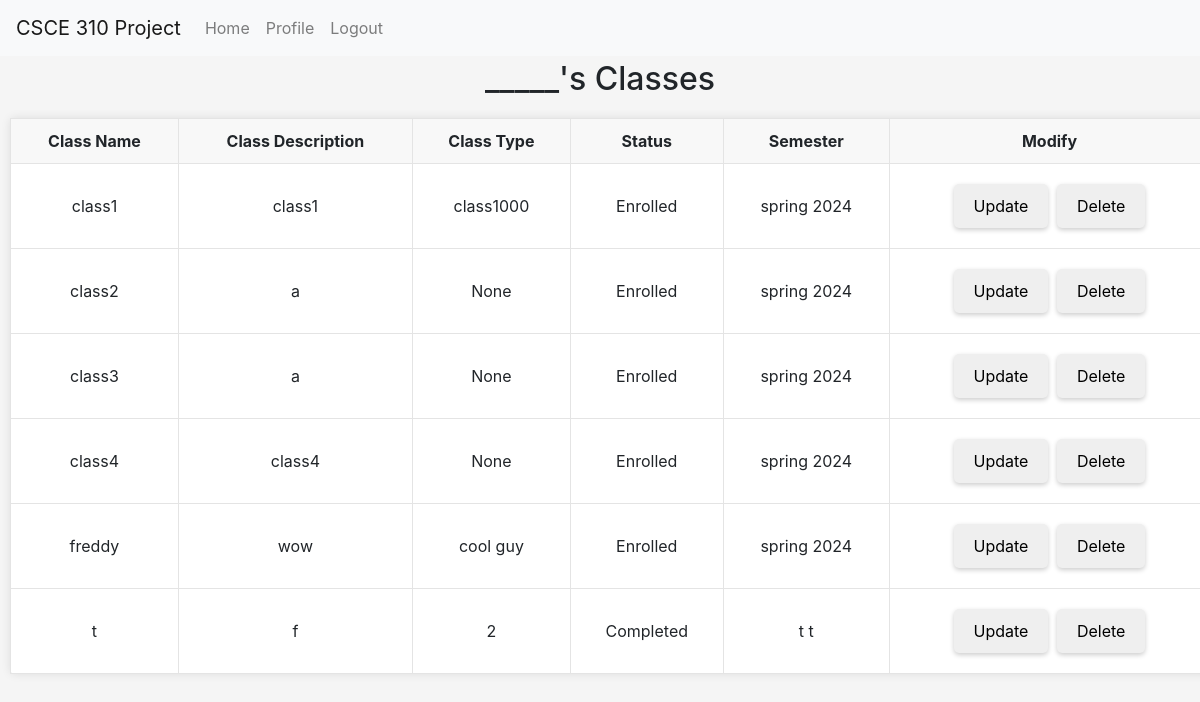
Before: /classes/view_classes/3424 (signed in) with the older database file.
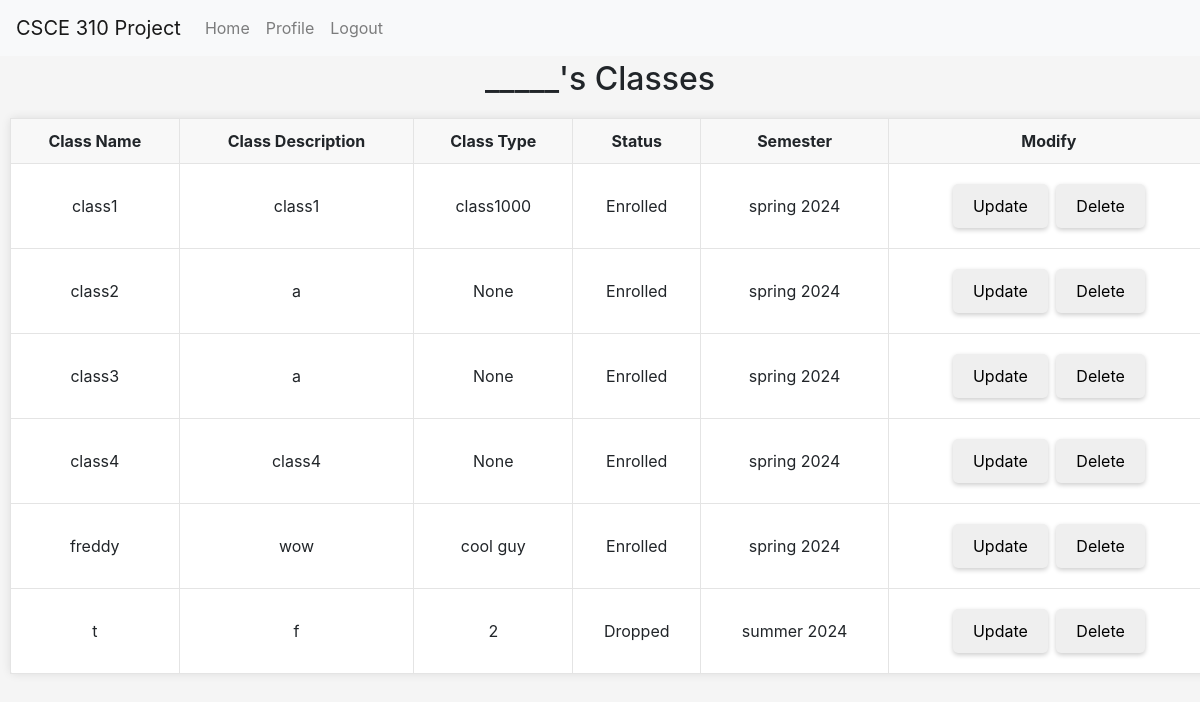
After: the same page with the newer database file.
### tables this page shows
CREATE TABLE Class_Enrollment (
                    CE_Num INTEGER PRIMARY KEY AUTOINCREMENT,
                    UIN INTEGER,
                    Class_ID INTEGER,
                    Status VARCHAR, 
                    Semester VARCHAR,
                    Year YEAR,
                    FOREIGN KEY(UIN) REFERENCES College_students(UIN),
                    FOREIGN KEY(Class_ID) REFERENCES Classes(Class_ID)
                    );

CREATE TABLE Classes (
                    Class_ID INTEGER PRIMARY KEY AUTOINCREMENT,
                    Name VARCHAR,
                    Description VARCHAR,
                    Type VARCHAR
                    );

### routes/classes.py (the view)
@classes_bp.route('/view_classes/<int:UIN>', methods=['GET'])
@login_required
def view_classes(UIN):
    conn = get_db_connection()
    classes = get_all_classes_by_user(conn, UIN)
    conn.close()
    return render_template('admin/view_classes.html', classes=classes)

### app.py (called while the page is built)
@login_manager.user_loader
def load_user(UIN):
    return User(UIN)

### db.py (called while the page is built)
def get_db_connection():
    conn = sqlite3.connect('database.db')
    conn.row_factory = sqlite3.Row
    return conn

### routes/classes.py (called while the page is built)
def get_all_classes_by_user(conn, UIN):
    return conn.execute('SELECT * FROM View_ClassEnrollmentDetails where UIN = ?', (UIN,)).fetchall()

### templates/admin/view_classes.html (shortened to what this page needs)
<!DOCTYPE html>
<html lang="en">
<head>
  <link rel="stylesheet" href="https://stackpath.bootstrapcdn.com/bootstrap/4.3.1/css/bootstrap.min.css">
  <link rel="stylesheet" href="../../static/general.css">
  <link rel="stylesheet" href="../../static/admin_home.css">
</head>
<body>
    <nav class="navbar navbar-expand-lg navbar-light bg-light fixed-top">
      <a class="navbar-brand" href="#">CSCE 310 Project</a>
      <div class="collapse navbar-collapse" id="navbarNav">
          <ul class="navbar-nav">
              <li class="nav-item">
                  <a class="nav-link" href="/home">Home</a>
              </li>
              <li class="nav-item">
                  <a class="nav-link" href="/profile">Profile</a>
              </li>
              <li class="nav-item">
                  <a class="nav-link" href="/logout">Logout</a>
              </li>
          </ul>
      </div>
  </nav>
  <h2>_____'s Classes</h2>
  <table>
    <tr>
      <th>Class Name</th>
      <th>Class Description</th>
      <th>Class Type</th>
      <th>Status</th>
      <th>Semester</th>
      <th>Modify</th>
    </tr>
    {% for class in classes %}
        <tr>
          <td>{{ class.Name }}</td>
          <td>{{ class.Description }}</td>
          <td>{{ class.type }}</td>
          <td>{{ class.status }}</td>
          <td>{{ class.semester}} {{class.year }}</td>
          <td>
            <a href="{{ url_for('classes_bp.update_class_student', Class_ID=class.Class_ID, UIN=request.view_args['UIN']) }}">
              <button>Update</button>
            </a>
            <button onclick="deleteClass({{class.Class_ID}})">Delete</button>
          </td>
        </tr>
        {% endfor %}
  </table>
</body>
</html>

### static/general.css (style rules this page uses)
table { border-collapse: collapse; margin: 10px; }
table, th, td { border: 1px solid #e4e4e4; }
th, td { padding: 10px; text-align: left; }
th { background-color: #f8f8f8; vertical-align: text-top; }

### static/admin_home.css (style rules this page uses)
body { background-color: #f5f5f5; padding-top: 60px; }
h1, h2 { text-align: center; margin-bottom: 20px; }
table { box-shadow: 0 0 10px rgba(0,0,0,0.1); background: #fff; border-radius: 5px; width: 100%; margin-bottom: 20px; }
table th, table td { text-align: center; vertical-align: middle; }
button, .btn-custom { border: none; padding: 10px 20px; margin: 10px 2px; border-radius: 5px; box-shadow: 0 2px 5px rgba(0,0,0,0.2); }

Changed rows visible on the page:
changed Class_Enrollment: status "Completed" → "Dropped"; semester "t" → "summer"; year "t" → "2024"
